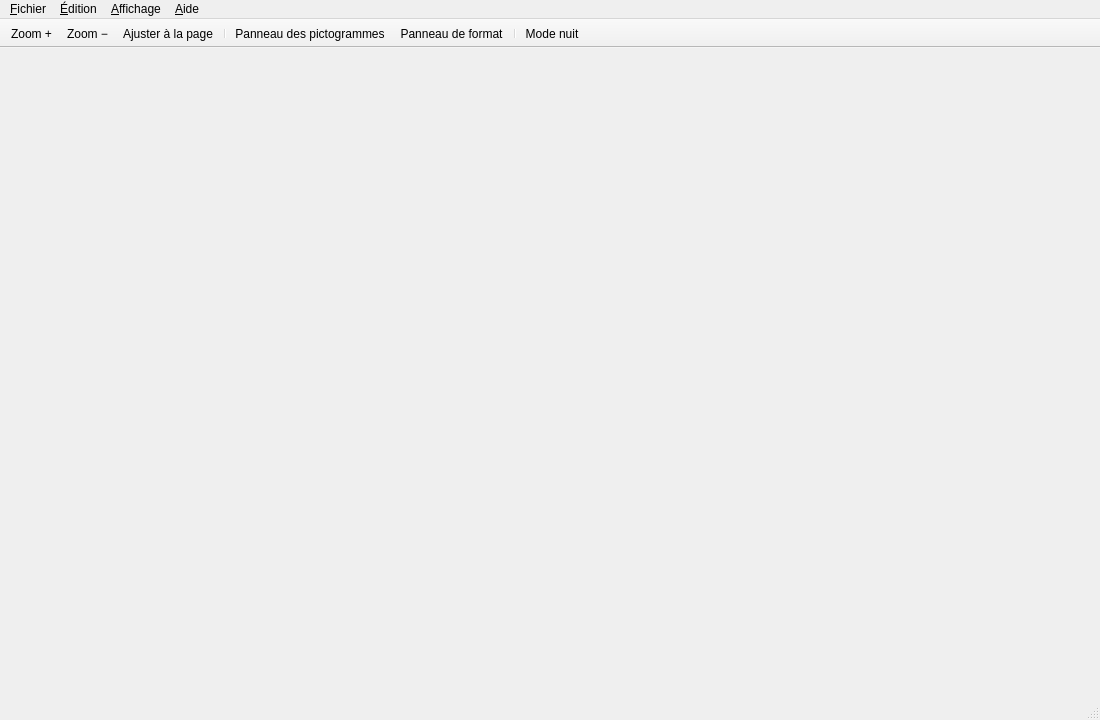
<?xml version="1.0" encoding="UTF-8"?>
<ui version="4.0">
 <class>MainWindow</class>
 <widget class="QMainWindow" name="MainWindow">
  <property name="geometry">
   <rect><x>0</x><y>0</y><width>1100</width><height>720</height></rect>
  </property>
  <property name="windowTitle">
   <string>MindMapPy</string>
  </property>
  <widget class="QWidget" name="centralwidget"/>
  <widget class="QMenuBar" name="menubar">
   <widget class="QMenu" name="menuFile">
    <property name="title"><string>&amp;Fichier</string></property>
    <addaction name="actionNew"/>
    <addaction name="actionOpen"/>
    <addaction name="actionSave"/>
    <addaction name="actionSaveAs"/>
    <addaction name="separator"/>
    <widget class="QMenu" name="menuImport">
     <property name="title"><string>&amp;Importer</string></property>
    </widget>
    <addaction name="menuImport"/>
    <addaction name="actionExportPdf"/>
    <addaction name="actionExportImage"/>
   </widget>
   <widget class="QMenu" name="menuEdit">
    <property name="title"><string>&amp;Édition</string></property>
    <addaction name="actionUndo"/>
    <addaction name="actionRedo"/>
    <addaction name="separator"/>
    <addaction name="actionAddChild"/>
    <addaction name="actionAddSibling"/>
    <addaction name="actionRename"/>
    <addaction name="actionDelete"/>
    <addaction name="actionToggleCollapse"/>
    <addaction name="separator"/>
    <addaction name="actionBranchColor"/>
    <addaction name="actionAutoColor"/>
   </widget>
   <widget class="QMenu" name="menuView">
    <property name="title"><string>&amp;Affichage</string></property>
    <addaction name="actionZoomIn"/>
    <addaction name="actionZoomOut"/>
    <addaction name="actionFit"/>
    <addaction name="separator"/>
    <addaction name="actionToggleIcons"/>
    <addaction name="actionToggleFormat"/>
    <addaction name="separator"/>
    <addaction name="actionDarkMode"/>
   </widget>
   <widget class="QMenu" name="menuHelp">
    <property name="title"><string>&amp;Aide</string></property>
    <addaction name="actionAbout"/>
   </widget>
   <addaction name="menuFile"/>
   <addaction name="menuEdit"/>
   <addaction name="menuView"/>
   <addaction name="menuHelp"/>
  </widget>
  <widget class="QToolBar" name="mainToolBar">
   <property name="windowTitle"><string>Vue</string></property>
   <property name="movable"><bool>false</bool></property>
   <property name="toolButtonStyle"><enum>Qt::ToolButtonIconOnly</enum></property>
   <attribute name="toolBarArea"><enum>TopToolBarArea</enum></attribute>
   <attribute name="toolBarBreak"><bool>false</bool></attribute>
   <addaction name="actionZoomIn"/>
   <addaction name="actionZoomOut"/>
   <addaction name="actionFit"/>
   <addaction name="separator"/>
   <addaction name="actionToggleIcons"/>
   <addaction name="actionToggleFormat"/>
   <addaction name="separator"/>
   <addaction name="actionDarkMode"/>
  </widget>
  <widget class="QStatusBar" name="statusbar"/>
  <action name="actionNew">
   <property name="text"><string>&amp;Nouveau</string></property>
  </action>
  <action name="actionOpen">
   <property name="text"><string>&amp;Ouvrir…</string></property>
  </action>
  <action name="actionSave">
   <property name="text"><string>&amp;Enregistrer</string></property>
  </action>
  <action name="actionSaveAs">
   <property name="text"><string>Enregistrer &amp;sous…</string></property>
  </action>
  <action name="actionExportPdf">
   <property name="text"><string>Exporter en &amp;PDF…</string></property>
   <property name="shortcut"><string>Ctrl+E</string></property>
  </action>
  <action name="actionExportImage">
   <property name="text"><string>Exporter en &amp;image (PNG, JPEG)…</string></property>
   <property name="shortcut"><string>Ctrl+Shift+E</string></property>
  </action>
  <action name="actionUndo">
   <property name="text"><string>&amp;Annuler</string></property>
  </action>
  <action name="actionRedo">
   <property name="text"><string>&amp;Rétablir</string></property>
  </action>
  <action name="actionAddChild">
   <property name="text"><string>Ajouter une sous-idée&#9;+</string></property>
  </action>
  <action name="actionAddSibling">
   <property name="text"><string>Ajouter une idée voisine</string></property>
  </action>
  <action name="actionRename">
   <property name="text"><string>Renommer</string></property>
  </action>
  <action name="actionDelete">
   <property name="text"><string>Supprimer</string></property>
  </action>
  <action name="actionToggleCollapse">
   <property name="text"><string>Replier / déplier</string></property>
  </action>
  <action name="actionBranchColor">
   <property name="text"><string>Couleur de la branche…</string></property>
  </action>
  <action name="actionAutoColor">
   <property name="text"><string>Couleur automatique</string></property>
  </action>
  <action name="actionZoomIn">
   <property name="text"><string>Zoom +</string></property>
   <property name="toolTip"><string>Agrandir (Ctrl++)</string></property>
  </action>
  <action name="actionZoomOut">
   <property name="text"><string>Zoom −</string></property>
   <property name="toolTip"><string>Réduire (Ctrl+-)</string></property>
  </action>
  <action name="actionFit">
   <property name="text"><string>Ajuster à la page</string></property>
   <property name="toolTip"><string>Ajuster toute la carte à la page (Ctrl+0)</string></property>
   <property name="shortcut"><string>Ctrl+0</string></property>
  </action>
  <action name="actionToggleIcons">
   <property name="checkable"><bool>true</bool></property>
   <property name="text"><string>Panneau des pictogrammes</string></property>
   <property name="toolTip"><string>Afficher / masquer le volet de gauche (Ctrl+Alt+I)</string></property>
   <property name="shortcut"><string>Ctrl+Alt+I</string></property>
  </action>
  <action name="actionToggleFormat">
   <property name="checkable"><bool>true</bool></property>
   <property name="text"><string>Panneau de format</string></property>
   <property name="toolTip"><string>Afficher / masquer le volet de droite (Ctrl+Alt+P)</string></property>
   <property name="shortcut"><string>Ctrl+Alt+P</string></property>
  </action>
  <action name="actionDarkMode">
   <property name="checkable"><bool>true</bool></property>
   <property name="text"><string>Mode nuit</string></property>
   <property name="shortcut"><string>Ctrl+Shift+N</string></property>
  </action>
  <action name="actionAbout">
   <property name="text"><string>À propos de MindMapPy…</string></property>
   <property name="menuRole"><enum>QAction::AboutRole</enum></property>
  </action>
 </widget>
 <resources/>
 <connections/>
</ui>
